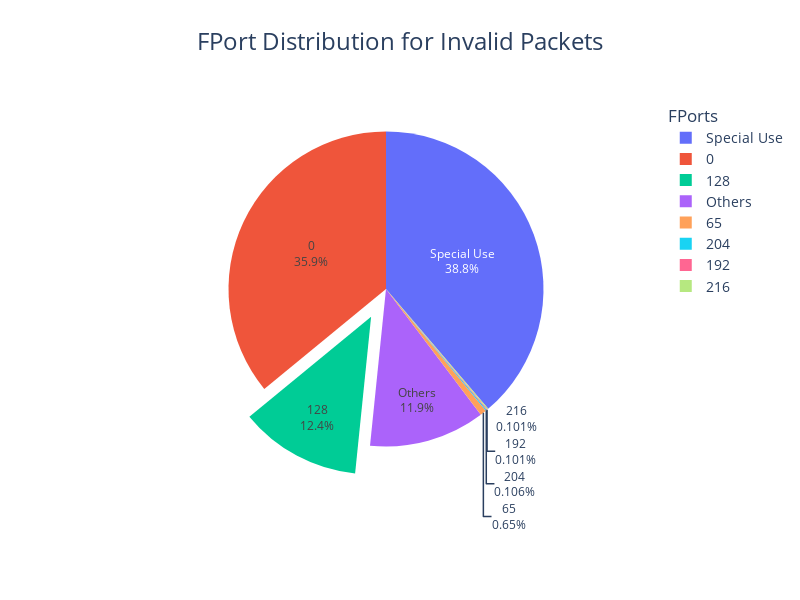

Notebook cell for this chart:
### Code cell
# Count FPort occurrences
fport_counts_invalid = df_null_frmpayload["FPort"].value_counts()

# Identify FPorts in the 244–255 range (Special Use)
special_use_fports_invalid = fport_counts_invalid[fport_counts.index >= 244]
special_use_sum_invalid = special_use_fports.sum()

# Remove special use FPorts from the main counts temporarily
fport_counts_cleaned_invalid = fport_counts_invalid.drop(special_use_fports_invalid.index, errors='ignore')

# Get the top 6 FPorts from the cleaned counts
top_6 = fport_counts_cleaned_invalid.head(6)

# Remove those top 6 from cleaned to find the rest (Others)
remaining_fports_invalid = fport_counts_cleaned_invalid.drop(top_6.index, errors='ignore')
others_sum_invalid = remaining_fports_invalid.sum()

# Combine all into final Series
final_series_invalid = pd.concat([
    top_6,
    pd.Series({'Special Use': special_use_sum_invalid}),
    pd.Series({'Others': others_sum_invalid})
])

# Convert to lists
labels_invalid = final_series_invalid.index.tolist()
values_invalid = final_series_invalid.values.tolist()

# Plot
fig = go.Figure(data=[
    go.Pie(labels=labels_invalid, values=values_invalid, pull=[0, 0.2, 0, 0, 0, 0, 0, 0], textinfo='label+percent')
])

fig.update_layout(
    title=dict(
        text="FPort Distribution for Invalid Packets",
        font=dict(size=24),
        x=0.5,
        xanchor='center'
    ),
    legend_title="FPorts",
    legend=dict(font=dict(size=14)),
    width=800,
    height=600
)

fig.show()

### Figure 1 — Plotly figure (JSON) as saved in the notebook; plotly's stock layout.template omitted (floating-point values rounded to 4 significant figures)
{"data": [{"labels": [0, 128, 65, 204, 192, 216, "Special Use", "Others"], "pull": [0, 0.2, 0, 0, 0, 0, 0, 0], "textinfo": "label+percent", "type": "pie", "values": [7136, 2470, 129, 21, 20, 20, 7696, 2363]}], "layout": {"height": 600, "legend": {"font": {"size": 14}, "title": {"text": "FPorts"}}, "title": {"font": {"size": 24}, "text": "FPort Distribution for Invalid Packets", "x": 0.5, "xanchor": "center"}, "width": 800}}
